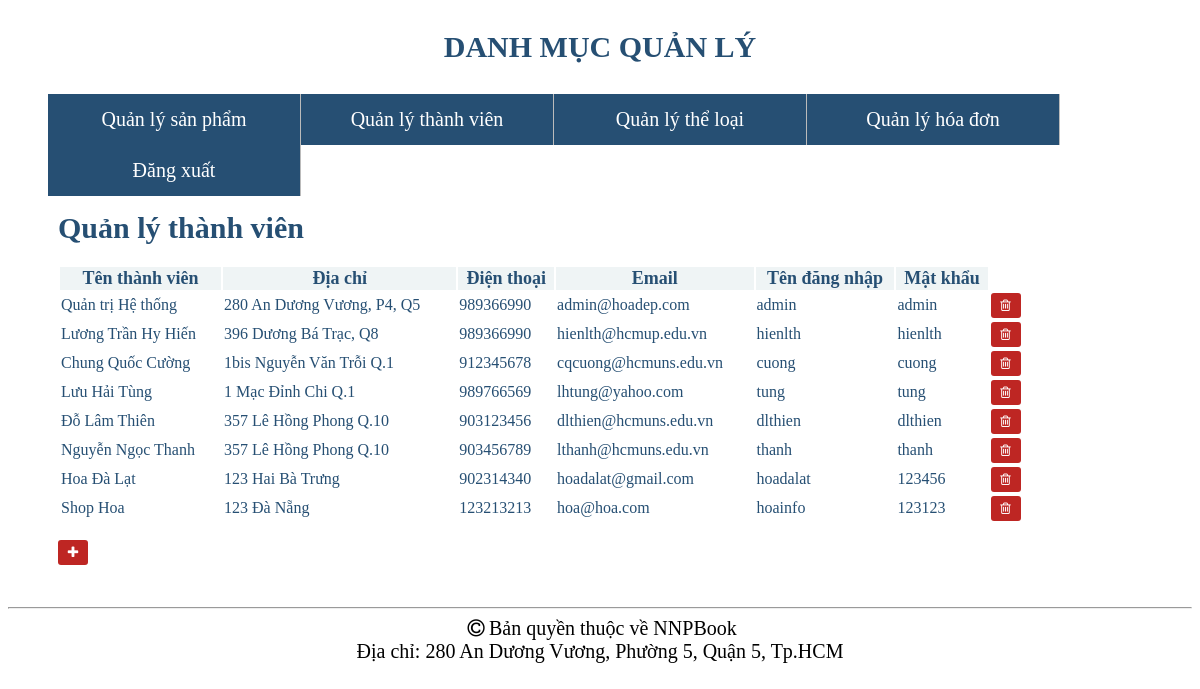
/admin.php?mod=User&act=QuanLyThanhVien, run on an earlier commit of the app's database.
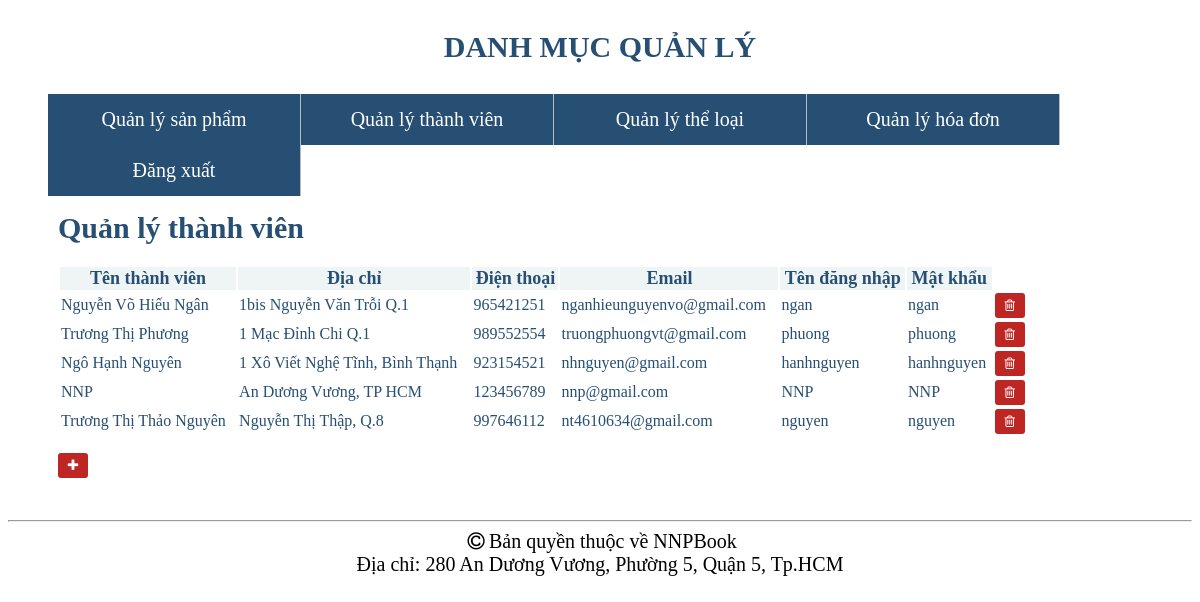
And on a later commit of the database.
### tables this page shows
CREATE TABLE `khachhang` (
  `TenDN` varchar(20) NOT NULL,
  `MatKhau` varchar(32) NOT NULL,
  `HoTen` varchar(50) NOT NULL,
  `DiaChi` varchar(50) DEFAULT NULL,
  `DienThoai` int(11) DEFAULT NULL,
  `Email` varchar(100) DEFAULT NULL,
  `MaKH` int(11) NOT NULL
);

### Controller/User/QuanLyThanhVien.php (called while the page is built)
<?php
	include_once("Model/User.php");
	$Product = new User();
	$ret=$Product->GetUsers();
	include_once("View/User/Quanlythanhvien.php");
?>

### Model/User.php (called while the page is built, shortened)
<?php
include_once("DataProvider.php");
class User
{
	private $da;
	function __construct()
	{
		$this->da = new DataProvider();
	}
	function GetUsers()
	{
		$sql="Select TenDN,MatKhau,HoTen,DiaChi,DienThoai,Email,MaKH from khachhang";
		return $this->da->FetchAll($sql);
	}
}
?>

### Model/DataProvider.php (called while the page is built, shortened)
<?php
class DataProvider
{
	private $link;
	function __construct()
	{
		$this->link=mysqli_connect("localhost","root","","websach");
	}
	function ExecuteQuery($sql)
	{
		mysqli_query($this->link,"set names 'utf8'");
		return mysqli_query($this->link, $sql);
	}
	function FetchAll($sql)
	{
		$result=$this->ExecuteQuery($sql);
		$arr=array();
		while($row= mysqli_fetch_assoc($result))
		{
			$arr[]=$row;
		}
		return $arr;
	}
}
?>

### View/User/Quanlythanhvien.php (the view)
<div class="article">
	<h2><span><a href="admin.php?mod=User&act=QuanLyThanhVien" style="color: #264F73; font-size: 30px; text-decoration: none">Quản lý thành viên</a></span></h2>
<p>
<table width="90%" style="color: #264F73; ">
<thead>
	<tr id="thanhcongcu" style="color: #264F73; background-color: #EFF4F5; font-size: 18px;" >
			<th >Tên thành viên</th>
            <th >Địa chỉ</th>
            <th >Điện thoại</th>
            <th class="text-center">Email</th>
			<th >Tên đăng nhập</th>
            <th >Mật khẩu</th>
            </tr>
			</thead>
<?php
foreach($ret as $row)
{
	echo "<tr><td>";
	echo $row['HoTen']."</td><td>";
	echo $row['DiaChi']."</td><td>";
	echo $row["DienThoai"]."</td><td>";
	echo $row["Email"]."</td><td>";
	echo $row["TenDN"]."</td><td>";
	echo $row["MatKhau"]."</td><td>";
echo "<a href=\"admin.php?mod=User&act=Xoa&id=$row[MaKH]\" onclick=\"return IsDelete()\"><button type='button' style='background-color: #BE2623; color: white; border: #EFF4F5; border-radius: 3px; width:30px; height: 25px' class='btn btn-danger btn-sm'><i class='fa fa-trash-o' ></i></button></a></td><td>";
echo "</td></tr>";
}
?>
</table>
</p>
<p class="btn-more box noprint"><strong><a href="admin.php?mod=User&act=Them"><button type="button" style='background-color: #BE2623; color: white; border: #EFF4F5; border-radius: 3px; width:30px; height: 25px' class='btn btn-danger btn-sm'><i class='fa fa-plus' ></i></button></a></strong></p>
</div>

What changed in the data, as far as the page shows it:
removed khachhang: HoTen "Quản trị Hệ thống", DiaChi "280 An Dương Vương, P4, Q5", DienThoai "989366990", Email "admin@hoadep.com", TenDN "admin", MatKhau "admin"
removed khachhang: HoTen "Lương Trần Hy Hiến", DiaChi "396 Dương Bá Trạc, Q8", DienThoai "989366990", Email "hienlth@hcmup.edu.vn", TenDN "hienlth", MatKhau "hienlth"
removed khachhang: HoTen "Đỗ Lâm Thiên", DiaChi "357 Lê Hồng Phong Q.10", DienThoai "903123456", Email "dlthien@hcmuns.edu.vn", TenDN "dlthien", MatKhau "dlthien"
removed khachhang: HoTen "Nguyễn Ngọc Thanh", DiaChi "357 Lê Hồng Phong Q.10", DienThoai "903456789", Email "lthanh@hcmuns.edu.vn", TenDN "thanh", MatKhau "thanh"
removed khachhang: HoTen "Hoa Đà Lạt", DiaChi "123 Hai Bà Trưng", DienThoai "902314340", Email "hoadalat@gmail.com", TenDN "hoadalat", MatKhau "123456"
removed khachhang: HoTen "Shop Hoa", DiaChi "123 Đà Nẵng", DienThoai "123213213", Email "hoa@hoa.com", TenDN "hoainfo", MatKhau "123123"
changed khachhang "1bis Nguyễn Văn Trỗi Q.1": HoTen "Chung Quốc Cường" → "Nguyễn Võ Hiếu Ngân"; DienThoai "912345678" → "965421251"; Email "cqcuong@hcmuns.edu.vn" → "nganhieunguyenvo@gmail.com"; TenDN "cuong" → "ngan"; MatKhau "cuong" → "ngan"
changed khachhang "1 Mạc Đỉnh Chi Q.1": HoTen "Lưu Hải Tùng" → "Trương Thị Phương"; DienThoai "989766569" → "989552554"; Email "lhtung@yahoo.com" → "truongphuongvt@gmail.com"; TenDN "tung" → "phuong"; MatKhau "tung" → "phuong"
added khachhang: HoTen "Ngô Hạnh Nguyên", DiaChi "1 Xô Viết Nghệ Tĩnh, Bình Thạnh", DienThoai "923154521", Email "nhnguyen@gmail.com", TenDN "hanhnguyen", MatKhau "hanhnguyen"
added khachhang: HoTen "NNP", DiaChi "An Dương Vương, TP HCM", DienThoai "123456789", Email "nnp@gmail.com", TenDN "NNP", MatKhau "NNP"
added khachhang: HoTen "Trương Thị Thảo Nguyên", DiaChi "Nguyễn Thị Thập, Q.8", DienThoai "997646112", Email "nt4610634@gmail.com", TenDN "nguyen", MatKhau "nguyen"
